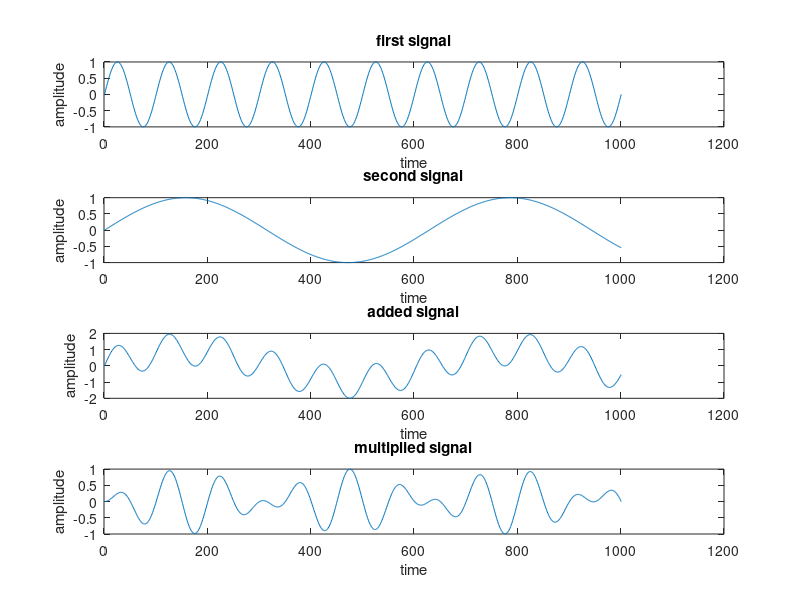

The MATLAB script that drew this image:
%% NLP_word2sine
% created by : Piush Aggarwal
%% clean up
clear all;
close all;
clc;

%% Create sine_vector
t=0:0.01:10;
x1=sin(2*pi*t);
subplot(4,1,1);
plot(x1);
xlabel('time');
ylabel('amplitude');
title('first signal');
x2=sin(t);
subplot(4,1,2);
plot(x2);
xlabel('time');
ylabel('amplitude');
title('second signal');
x3=x1+x2;
subplot(4,1,3);
plot(x3);
xlabel('time');
ylabel('amplitude');
title('added signal');
x4=x1.*x2;
subplot(4,1,4);
plot(x4);
xlabel('time');
ylabel('amplitude');
title('multiplied signal');
display(x1);
display(x2);
display(x3);
display(x4);
a = rand(100);
b = rand(100);
c = a + b;
display(c)